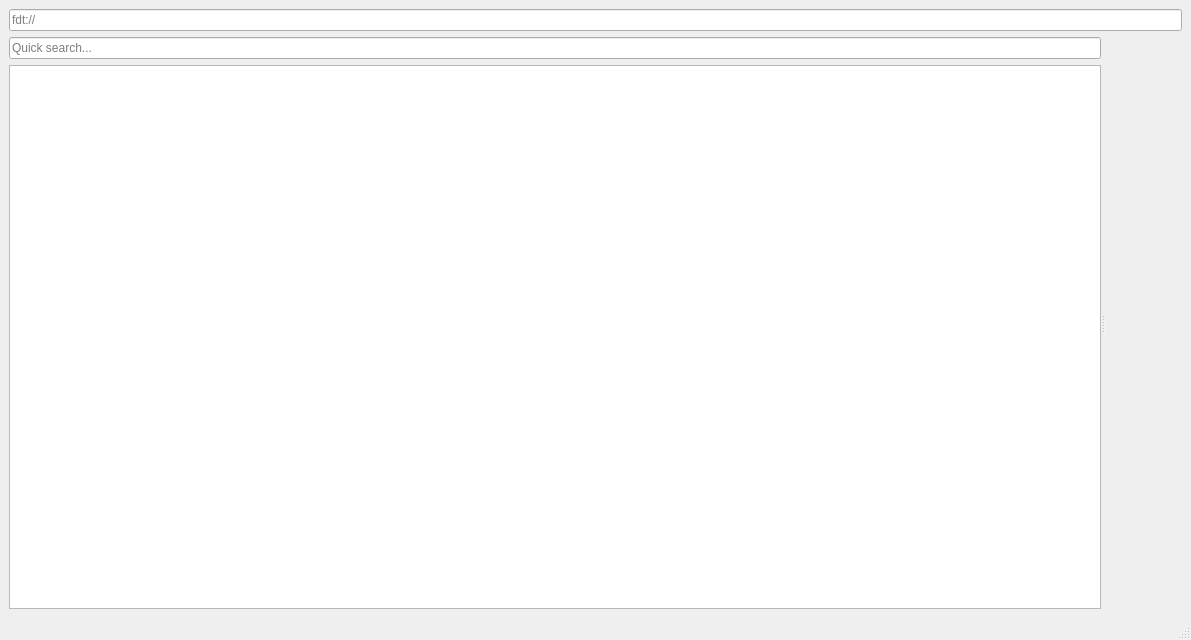
<?xml version="1.0" encoding="UTF-8"?>
<ui version="4.0">
 <class>Window::MainWindow</class>
 <widget class="QMainWindow" name="Window::MainWindow">
  <property name="geometry">
   <rect>
    <x>0</x>
    <y>0</y>
    <width>1191</width>
    <height>640</height>
   </rect>
  </property>
  <property name="windowTitle">
   <string/>
  </property>
  <widget class="QWidget" name="centralwidget">
   <layout class="QVBoxLayout" name="verticalLayout_3">
    <item>
     <widget class="QLineEdit" name="path">
      <property name="readOnly">
       <bool>true</bool>
      </property>
      <property name="placeholderText">
       <string>fdt://</string>
      </property>
     </widget>
    </item>
    <item>
     <widget class="QSplitter" name="splitter">
      <property name="orientation">
       <enum>Qt::Orientation::Horizontal</enum>
      </property>
      <widget class="QWidget" name="widget" native="true">
       <layout class="QVBoxLayout" name="verticalLayout">
        <property name="leftMargin">
         <number>0</number>
        </property>
        <property name="topMargin">
         <number>0</number>
        </property>
        <property name="rightMargin">
         <number>0</number>
        </property>
        <property name="bottomMargin">
         <number>0</number>
        </property>
        <item>
         <widget class="QLineEdit" name="quick_search">
          <property name="placeholderText">
           <string>Quick search...</string>
          </property>
         </widget>
        </item>
        <item>
         <widget class="QTreeWidget" name="treeWidget">
          <property name="rootIsDecorated">
           <bool>true</bool>
          </property>
          <attribute name="headerVisible">
           <bool>false</bool>
          </attribute>
          <column>
           <property name="text">
            <string>Node</string>
           </property>
          </column>
         </widget>
        </item>
       </layout>
      </widget>
      <widget class="QStackedWidget" name="preview">
       <property name="currentIndex">
        <number>0</number>
       </property>
       <widget class="QWidget" name="text_view_page">
        <layout class="QHBoxLayout" name="horizontalLayout">
         <property name="spacing">
          <number>0</number>
         </property>
         <property name="leftMargin">
          <number>0</number>
         </property>
         <property name="topMargin">
          <number>0</number>
         </property>
         <property name="rightMargin">
          <number>0</number>
         </property>
         <property name="bottomMargin">
          <number>0</number>
         </property>
         <item>
          <widget class="QsciScintilla" name="editor" native="true"/>
         </item>
        </layout>
       </widget>
       <widget class="QWidget" name="property_view_page">
        <layout class="QVBoxLayout" name="verticalLayout_2">
         <item>
          <layout class="QVBoxLayout" name="hexview_layout"/>
         </item>
        </layout>
       </widget>
      </widget>
     </widget>
    </item>
   </layout>
  </widget>
  <widget class="QMenuBar" name="menubar">
   <property name="geometry">
    <rect>
     <x>0</x>
     <y>0</y>
     <width>1191</width>
     <height>24</height>
    </rect>
   </property>
  </widget>
  <widget class="QStatusBar" name="statusbar"/>
 </widget>
 <customwidgets>
  <customwidget>
   <class>QsciScintilla</class>
   <extends>QWidget</extends>
   <header location="global">Qsci/qsciscintilla.h</header>
  </customwidget>
 </customwidgets>
 <resources/>
 <connections/>
</ui>
